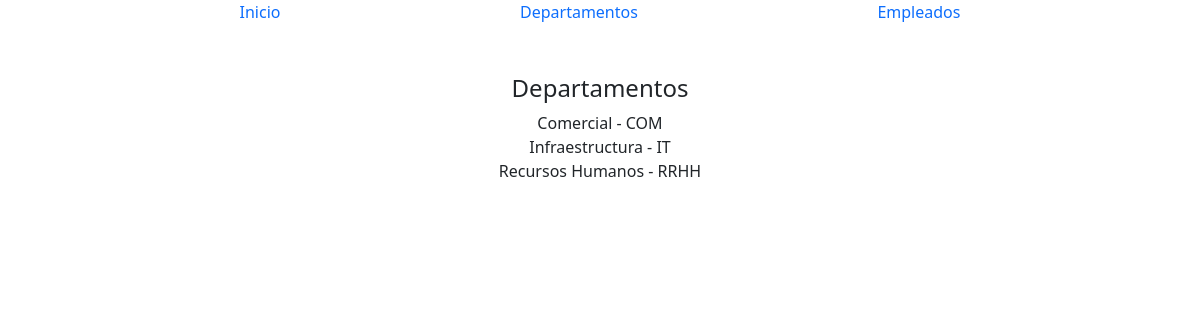
Screenshot of /lista-departamentos with the database file from the repository.
### applications/departamentos/models.py (models this page shows, shortened)
class Departamento (models.Model):
    nombreDto = models.CharField('Departamento',max_length=50,blank=True)
    siglaDto = models.CharField('Sigla', max_length=4, unique=True)
    isActivo = models.BooleanField('¿Está activo?', default=False)
    pisoDto = models.CharField('Piso', max_length=5, blank=True)
    oficinaDto = models.CharField('Oficina N°', max_length=10, blank=True)
    class Meta:
        verbose_name = 'Departamento'
        verbose_name_plural = 'Departamentos'
        ordering = ['siglaDto']

### applications/departamentos/views.py (the view)
# urls.py: path('lista-departamentos', ListarDepartamentos.as_view(), name='departamentos'),
class ListarDepartamentos (ListView):
    template_name = 'departamentos/lista_departamentos.html'
    Model = Departamento
    queryset = Departamento.objects.all()
    context_object_name = 'lista_departamentos'

### templates/departamentos/lista_departamentos.html
{% extends 'utilidades/pagina.html' %}
{% block content %}
    <div style="display: block; margin: 50px auto; text-align: center;">
        <h4>Departamentos</h4>
        <ul style="padding: 0">
            {% for departamento in lista_departamentos %}
                <li style="list-style: none;">{{departamento.nombreDto}} - {{departamento.siglaDto}}</li>
            {% endfor %}
        </ul>
    </div>
{% endblock content %}

### rows the page displays
Departamento: nombreDto "Comercial", siglaDto "COM"
Departamento: nombreDto "Infraestructura", siglaDto "IT"
Departamento: nombreDto "Recursos Humanos", siglaDto "RRHH"
